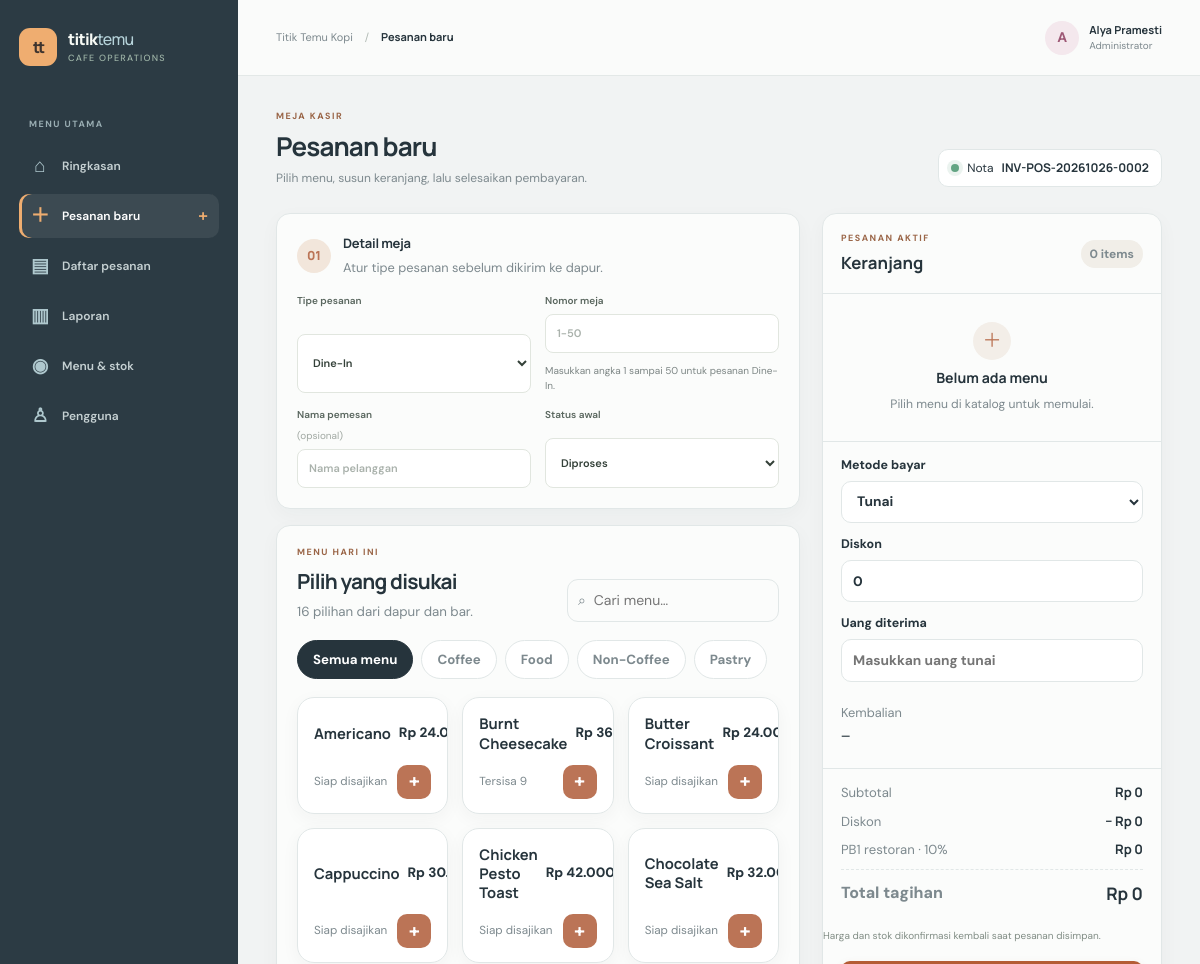
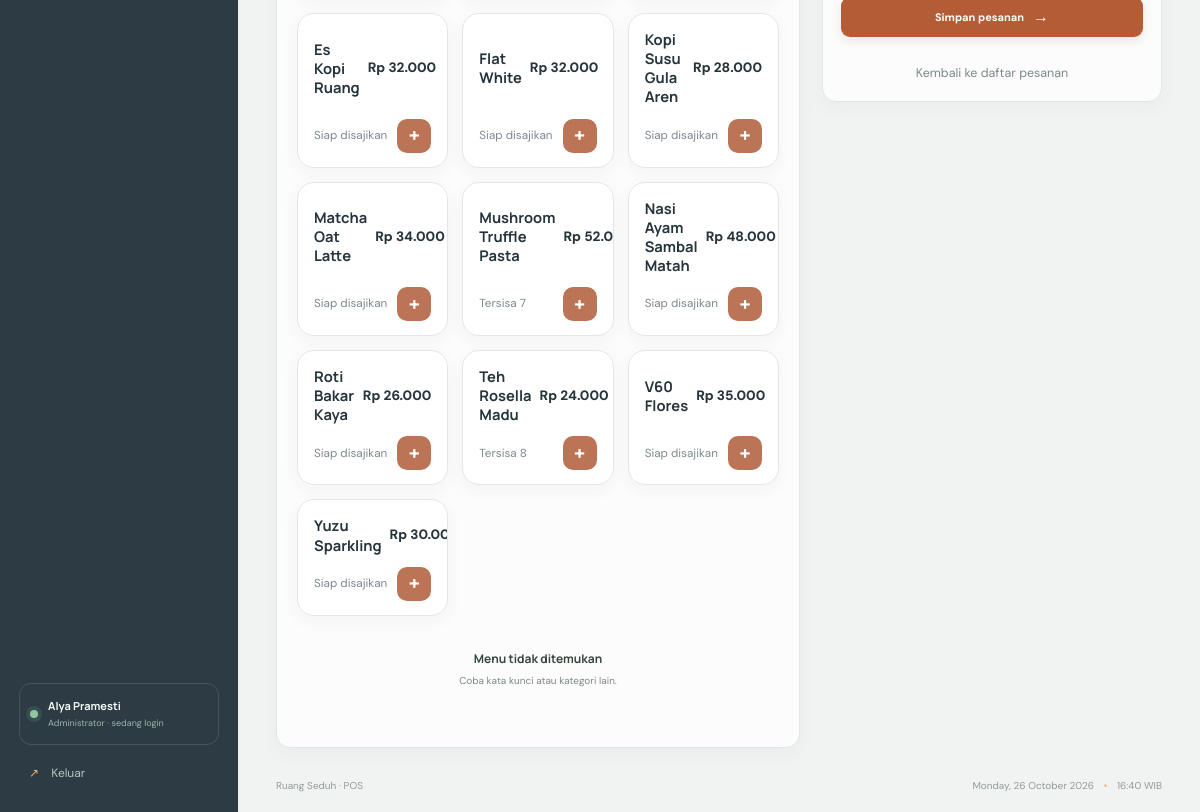
Page /index.php?page=new-order (signed in) on the committed database (2 pictures, top to bottom).
### tables this page shows
CREATE TABLE categories (
 id BIGINT UNSIGNED AUTO_INCREMENT PRIMARY KEY,
 name VARCHAR(70) NOT NULL UNIQUE,
 slug VARCHAR(90) NOT NULL UNIQUE,
 status TINYINT(1) NOT NULL DEFAULT 1,
 created_at TIMESTAMP NOT NULL DEFAULT CURRENT_TIMESTAMP
);

CREATE TABLE products (
 id BIGINT UNSIGNED AUTO_INCREMENT PRIMARY KEY,
 category_id BIGINT UNSIGNED NOT NULL,
 code VARCHAR(30) NOT NULL UNIQUE,
 name VARCHAR(100) NOT NULL,
 price INT UNSIGNED NOT NULL,
 cost_price INT UNSIGNED NOT NULL DEFAULT 0,
 stock INT UNSIGNED NOT NULL DEFAULT 0,
 unit VARCHAR(20) NOT NULL DEFAULT 'porsi',
 status TINYINT(1) NOT NULL DEFAULT 1,
 created_at TIMESTAMP NOT NULL DEFAULT CURRENT_TIMESTAMP,
 CONSTRAINT fk_products_category FOREIGN KEY(category_id) REFERENCES categories(id)
);

### config.php (called while the page is built, shortened)
<?php
function db(): PDO {
    static $pdo;
    if (!$pdo) $pdo = new PDO('mysql:host='.DB_HOST.';dbname='.DB_NAME.';charset=utf8mb4', DB_USER, DB_PASS, [PDO::ATTR_ERRMODE=>PDO::ERRMODE_EXCEPTION,PDO::ATTR_DEFAULT_FETCH_MODE=>PDO::FETCH_ASSOC,PDO::ATTR_EMULATE_PREPARES=>false]);
    return $pdo;
}
function e(mixed $v): string { return htmlspecialchars((string)$v, ENT_QUOTES|ENT_SUBSTITUTE, 'UTF-8'); }
function rupiah(int|float|string $n): string { return 'Rp '.number_format((float)$n,0,',','.'); }

### views/new-order.php (the view, shortened to what this page needs)
<?php
$menu=array_values(array_filter(products(),fn($p)=>(int)$p['status']===1));
$categories=categories();
$invoicePreview=sprintf('INV-POS-%s-%04d',date('Ymd'),(int)db()->query('SELECT COUNT(*) FROM orders WHERE DATE(created_at)=CURDATE()')->fetchColumn()+1);
?>
<div class="page-heading order-heading"><div><p class="eyebrow">MEJA KASIR</p><h1>Pesanan baru</h1><p class="subheading">Pilih menu, susun keranjang, lalu selesaikan pembayaran.</p></div><div class="invoice-chip"><span class="invoice-live"></span> Nota <strong><?= e($invoicePreview) ?></strong></div></div>
<form method="post" class="order-layout pos-layout" id="order-form"><input type="hidden" name="_csrf" value="<?= e(csrf_token()) ?>">
<div class="order-main pos-catalog-column">
<section class="panel form-panel order-details-panel"><div class="section-title"><span class="step-badge">01</span><div><h2>Detail meja</h2><p>Atur tipe pesanan sebelum dikirim ke dapur.</p></div></div><div class="form-grid"><label>Tipe pesanan<select name="order_type" id="order-type" required><option value="Dine-In">Dine-In</option><option value="Takeaway">Takeaway</option></select></label><label id="table-field">Nomor meja<input name="table_number" type="number" min="1" max="50" step="1" inputmode="numeric" placeholder="1-50" required><small class="field-hint">Masukkan angka 1 sampai 50 untuk pesanan Dine-In.</small></label><label>Nama pemesan <span class="optional">(opsional)</span><input name="customer_name" placeholder="Nama pelanggan" maxlength="100"></label><label>Status awal<select name="status"><option>Diproses</option><option>Selesai</option></select></label></div></section>
<section class="panel catalog-panel"><div class="catalog-heading"><div><p class="eyebrow">MENU HARI INI</p><h2>Pilih yang disukai</h2><p><?= count($menu) ?> pilihan dari dapur dan bar.</p></div><label class="catalog-search"><span>⌕</span><input id="menu-search" type="search" placeholder="Cari menu…" aria-label="Cari menu"></label></div><div class="category-chips"><button class="category-chip active" type="button" data-filter="all">Semua menu</button><?php foreach($categories as $category):?><button class="category-chip" type="button" data-filter="<?= e($category['slug']) ?>"><?= e($category['name']) ?></button><?php endforeach;?></div><div class="product-grid" id="product-grid"><?php foreach($menu as $p):$slug=$categories[array_search((int)$p['category_id'],array_column($categories,'id'))]['slug']??'other';$symbol=$symbols[$slug]??'✳';?><article class="product-tile <?= (int)$p['stock']<1?'sold-out':'' ?>" data-category="<?= e($slug) ?>" data-name="<?= e(mb_strtolower($p['name'])) ?>"><div class="product-art art-<?= e($slug) ?>"><span><?= $symbol ?></span><small><?= e($p['category_name']) ?></small></div><div class="product-info"><strong><?= e($p['name']) ?></strong><span><?= rupiah($p['price']) ?></span></div><div class="product-foot"><small><?= (int)$p['stock']<1?'Stok habis':((int)$p['stock']<=10?'Tersisa '.(int)$p['stock']:'Siap disajikan') ?></small><button class="product-add" type="button" aria-label="Tambah <?= e($p['name']) ?>" data-product-id="<?= (int)$p['id'] ?>" data-product-name="<?= e($p['name']) ?>" data-price="<?= (int)$p['price'] ?>" <?= (int)$p['stock']<1?'disabled':'' ?>>+</button></div></article><?php endforeach;?></div><div class="empty-state menu-empty" hidden><strong>Menu tidak ditemukan</strong><p>Coba kata kunci atau kategori lain.</p></div></section>
</div>
<aside class="panel order-aside pos-checkout"><div class="checkout-top"><div><p class="eyebrow">PESANAN AKTIF</p><h2>Keranjang</h2></div><span id="cart-count" class="cart-count"></span></div><div id="order-lines" class="cart-lines"><div class="cart-empty"><span>＋</span><strong>Belum ada menu</strong><small>Pilih menu di katalog untuk memulai.</small></div></div><div class="checkout-rule"></div><div class="checkout-fields"><label>Metode bayar<select name="payment_method" required><option>Tunai</option></select></label><label>Diskon<input name="discount" id="discount" type="number" min="0" step="1000" value="0" placeholder="Rp 0"></label><label class="cash-field">Uang diterima<input id="amount-paid" name="amount_paid" type="number" min="0" step="1000" placeholder="Masukkan uang tunai" required></label><div class="change-preview"><span>Kembalian</span><strong id="change-display"></strong></div></div><div class="checkout-totals"><div><span>Subtotal</span><strong id="subtotal-preview"></strong></div><div><span>Diskon</span><strong id="discount-preview"></strong></div><div><span>PB1 restoran · 10%</span><strong id="tax-preview"></strong></div><div class="checkout-grand"><span>Total tagihan</span><strong id="grand-total" data-total="0"></strong></div></div><p class="checkout-hint">Harga dan stok dikonfirmasi kembali saat pesanan disimpan.</p><button class="button primary full checkout-button" type="submit">Simpan pesanan <span>→</span></button><a class="cancel-link" href="index.php?page=orders">Kembali ke daftar pesanan</a></aside></form>

### rows in the picture
categories: name "Coffee"
categories: name "Food"
categories: name "Non-Coffee"
categories: name "Pastry"
products: name "Americano", price "Rp…", stock "Siap disajikan"
products: name "Burnt Cheesecake", price "Rp…", stock "9"
products: name "Butter Croissant", price "Rp…", stock "Siap disajikan"
products: name "Cappuccino", price "Rp…", stock "Siap disajikan"
products: name "Chicken Pesto Toast", price "Rp 42.000", stock "Siap disajikan"
products: name "Chocolate Sea Salt", price "Rp…", stock "Siap disajikan"
products: name "Es Kopi Ruang", price "Rp 32.000", stock "Siap disajikan"
products: name "Flat White", price "Rp 32.000", stock "Siap disajikan"
products: name "Kopi Susu Gula Aren", price "Rp 28.000", stock "Siap disajikan"
products: name "Matcha Oat Latte", price "Rp 34.000", stock "Siap disajikan"
products: name "Mushroom Truffle Pasta", price "Rp…", stock "7"
products: name "Nasi Ayam Sambal Matah", price "Rp 48.000", stock "Siap disajikan"
products: name "Roti Bakar Kaya", price "Rp 26.000", stock "Siap disajikan"
products: name "Teh Rosella Madu", price "Rp 24.000", stock "8"
products: name "V60 Flores", price "Rp 35.000", stock "Siap disajikan"
products: name "Yuzu Sparkling", price "Rp…", stock "Siap disajikan"

### other values in the picture
$icon "⌂"
$label "Ringkasan"
$icon "＋"
$label "Pesanan baru"
$icon "▤"
$label "Daftar pesanan"
$icon "▥"
$label "Laporan"
$icon "◉"
$label "Menu & stok"
$icon "♙"
$label "Pengguna"
current_user()['name'] "Alya Pramesti"
$title "Pesanan baru"
mb_strtoupper(mb_substr(current_user()['name'],0,1)) "A"
